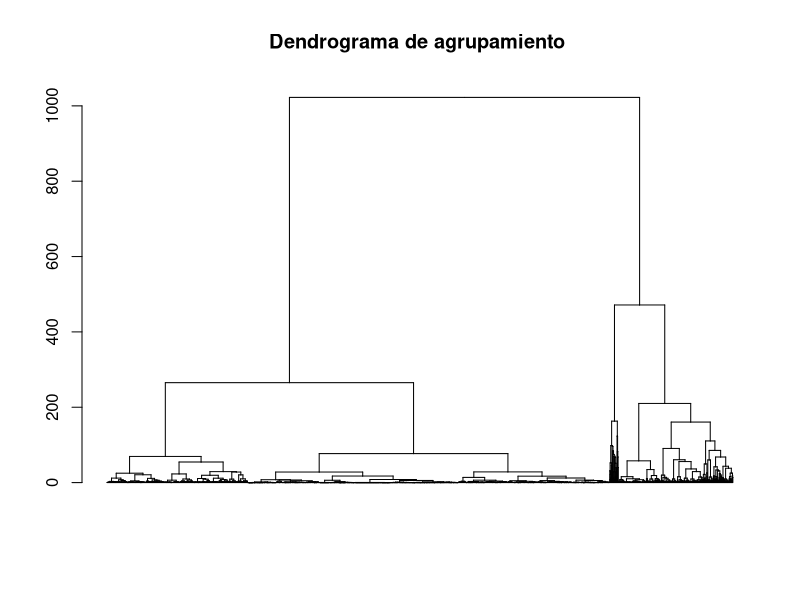
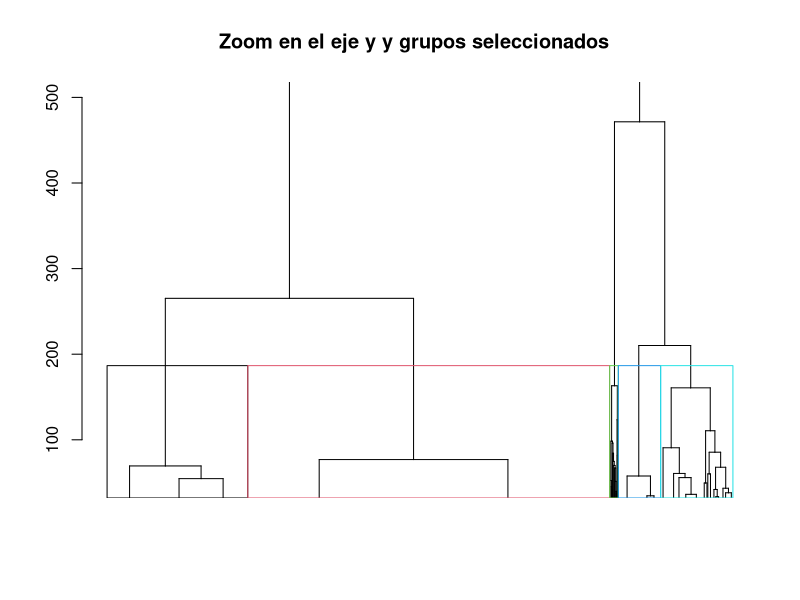
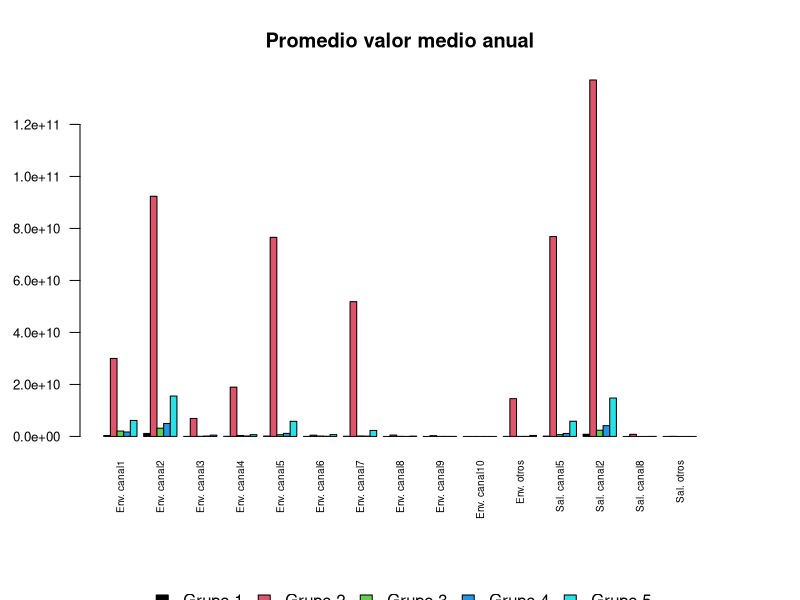
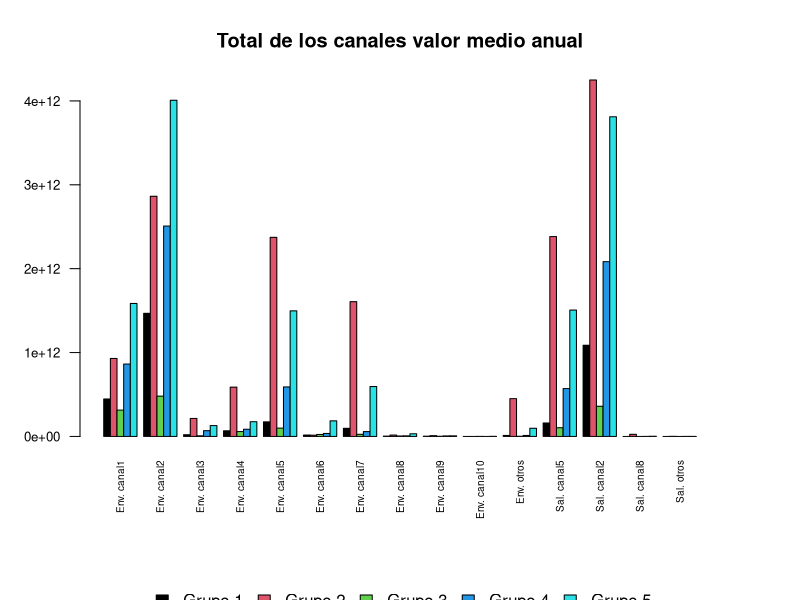
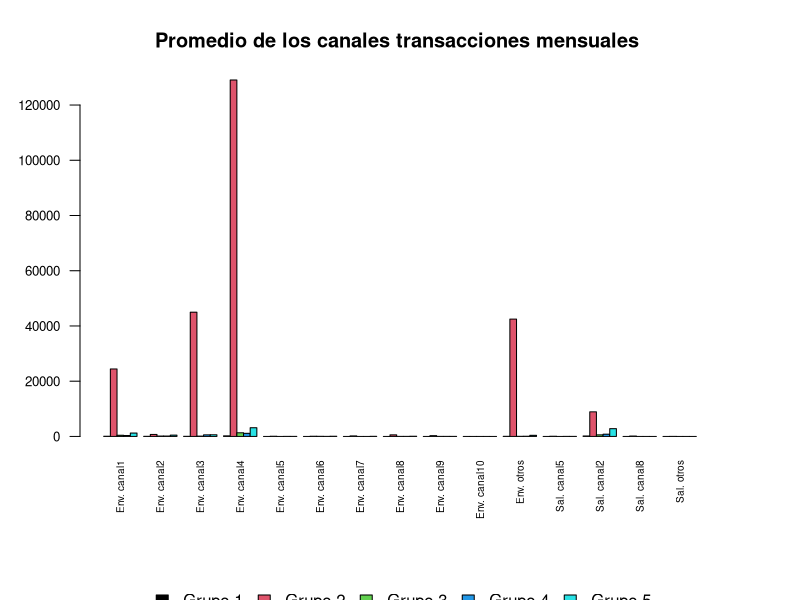
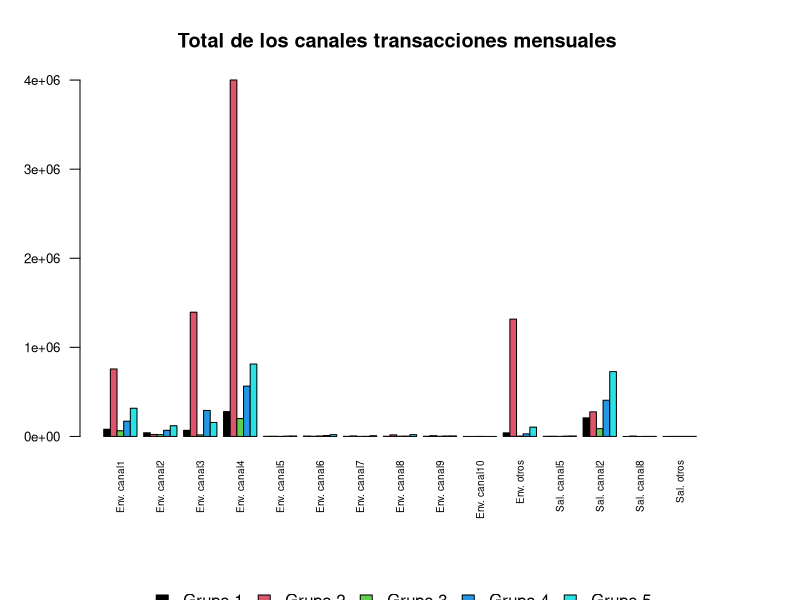
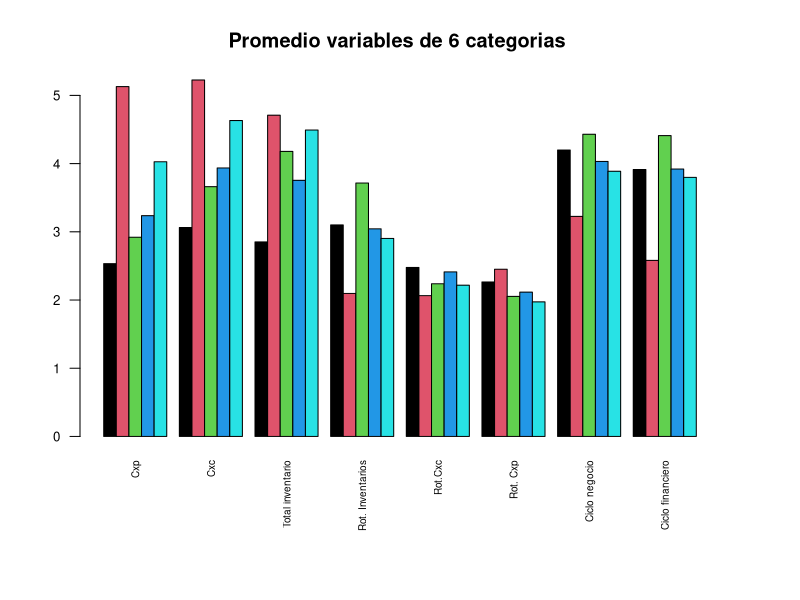
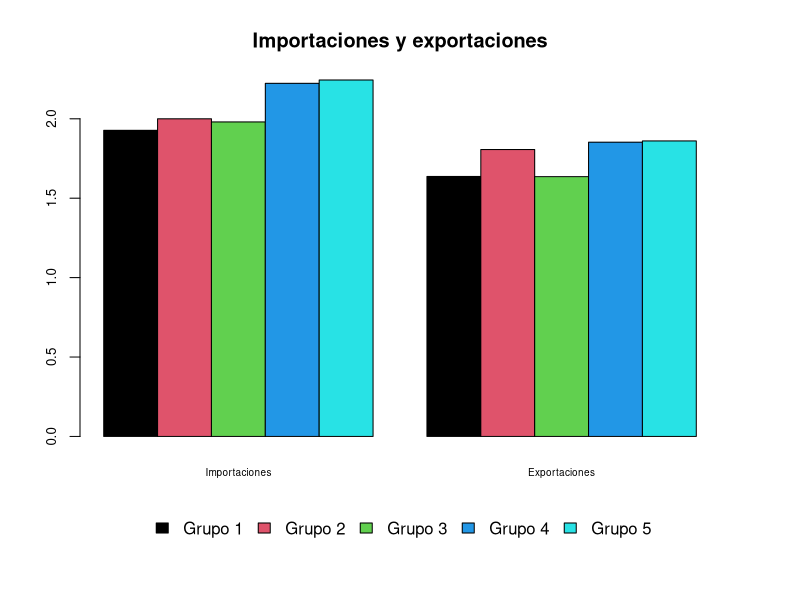

Recreate these plots in R, in order.
## ---- chunk 1
library(scales)
library(kableExtra)
library(dplyr)
library(ape)
library(ggplot2)

# Este trabajo requiere llevar a cabo un ejercicio de segmentación para una base de datos simulada que contiene información de clientes corporativos de una empresa cuyos clientes son empresas.
# 
# El trabajo de agrupamiento debe considerar dos tipos de variables:
# 
# * De comportamiento de los clientes en los diferentes canales y productos de la empresa 
# 
# * De estados financieros de los clientes 
# 
# $La\quad variable\quad nit\quad identifica\quad a\quad cada\quad cliente$
# 
# Se debe proponer una segmentación que le permita a la empresa entender mejor a sus clientes, identificar patrones de uso de productos y canales y su relación con los estados financieros

## ---- chunk 2
datos <-read.csv('../data/base_trabajo_segmentacion.csv', header = TRUE, sep = ";")
## ---- chunk 3
# | De comportamiento de los clientes canales y productos de la empresa|
# |:-------------------------------------------------------------------|
# |en: entrada                                                         |
# |vm: valor medio anual                                               |
# |tx: transacciones mensuales promedio                                |
# |sal: salida                                                         |
# 
# 
# |De estados financieros de los clientes |
# |:------------------------------------- |
# |impo_cv: [importaciones]/[compras] categorizadas|
# |expo_vt: [exportaciones]/[ventas] categorizadas|
# |cxp: [cuentas por pagar] categorizada con seis niveles|
# |cxc: [cuentas por cobrar] categorizada con seis niveles|
# |totalinventory: [valor de inventarios] categorizada con seis niveles|
# |pagos_pj: [pagos hechos a personas jurídicas]/[pagos totales]|
# |pagos_pn: [pagos hechos a personas naturales]/[pagos totales]|
# |tiene_ventas_fisicas: la empresa tiene puntos de venta físicos (1:Si, 0:No)|
# |tiene_ventas_electronicas: la empresa tiene ventas electrónicas (1:Si, 0:No)|
# |recaudos_pj: [recaudos provenientes de personas jurídicas]/[recaudos totales]|
# |recaudos_pn: [recaudos provenientes de personas naturales]/[recaudos totales]|
# |rotacion_inventarios: [rotación de inventarios en días] categorizada con seis nivel|
# |rotacion_cxc: [rotación de cuentas por pagar en días] categorizada con seis niveles
# |rotacion_cxp: [rotación de cuentas por cobrar en días] categorizada con seis nivele|
# |ciclo_negocio: [ciclo de negocio en días] categorizada con seis niveles    |
# |ciclo_financiero: [ciclo financiero en días] categorizada con seis niveles|
## ---- chunk 4
datos_num <- datos[,c(2:31)]
datos_cat<- datos[,c(32:47)]
## ---- chunk 5
canales_entrada_salida_tx<-datos_num %>% select(matches("._tx_."))
canales_entrada_salida_vm<-datos_num %>% select(matches("._vm_."))
## ---- chunk 6
#kbl(summary(canales_entrada_salida_tx[,c(1:5)])) %>% kable_styling()
## ---- chunk 7
#kbl(summary(canales_entrada_salida_tx[,c(6:10)])) %>% kable_styling()
## ---- chunk 8
#kbl(summary(canales_entrada_salida_tx[,c(11:15)])) %>% kable_styling()
## ---- chunk 9
#medias_num_tx<- colMeans(canales_entrada_salida_tx[sapply(canales_entrada_salida_tx, is.numeric)])
#barplot(medias_num_tx,las=2,cex.axis=0.8,cex.names=0.6, main = "Medias de canales entrada y salida para transacciones mensuales promedio")
## ---- chunk 10
#kbl(summary(canales_entrada_salida_vm[,c(1:5)])) %>% kable_styling()
## ---- chunk 11
#kbl(summary(canales_entrada_salida_vm[,c(6:10)])) %>% kable_styling()
## ---- chunk 12
#kbl(summary(canales_entrada_salida_vm[,c(11:15)])) %>% kable_styling()
## ---- chunk 13
#medias_num_vm<- colMeans(canales_entrada_salida_vm[sapply(canales_entrada_salida_vm, is.numeric)])
#barplot(medias_num_vm,las=2,cex.axis=0.8,cex.names=0.6, main = "Medias de canales entrada y salida valor medio")
## ---- chunk 14
datos_num_scaled <- scale(datos_num,center = TRUE, scale = TRUE)
datos_cat_scaled <- scale(datos_cat,center = TRUE, scale = TRUE)
## ---- chunk 15
D_cat <- dist(datos_cat,method="binary",diag=TRUE)
D_num <- dist(datos_num_scaled,diag=TRUE)
D_Tot <- D_cat + D_num
## ---- chunk 16
hc_euclidea_complete <- hclust(d = D_Tot, method = "complete")
hc_euclidea_average  <- hclust(d = D_Tot , method = "average")
hc_euclidea_single  <- hclust(d = D_Tot , method = "single")
hc_euclidea_ward.D  <- hclust(d = D_Tot , method = "ward.D")
hc_euclidea_centroid  <- hclust(d =D_Tot , method = "centroid")
## ---- chunk 17

grupos_complete <-     table(cutree(hc_euclidea_complete,k=10))
grupos_average  <-    table(cutree(hc_euclidea_average ,k=10))
grupos_single  <-    table(cutree(hc_euclidea_single  ,k=10))
grupos_ward.D  <-    table(cutree(hc_euclidea_ward.D,k=10))
grupos_centroid  <-    table(cutree(hc_euclidea_centroid,k=10))

## ---- chunk 18
kbl(cbind(grupos_complete,grupos_average,
          grupos_single,grupos_ward.D,
          grupos_centroid), col.names = c("Grupos Complete", "Grupos Average",
                                          "Grupos Single", "Grupos Ward","Grupos Centroid"),
    caption = "Distribución de los primeros 10 grupos") %>% kable_styling()
## ---- chunk 19
cluster_jerar <- hclust(D_Tot,method = "ward.D") 
## ---- chunk 20
hcd <- as.dendrogram(cluster_jerar)
plot(hcd, cex = 0.6, leaflab = "none",main = "Dendrograma de agrupamiento ")
## ---- chunk 21
plot(hcd, ylim = c(50, 500),leaflab = "none",main = "Zoom en el eje y y grupos seleccionados  ")
rect.hclust(cluster_jerar, k = 5, border = 1:5)
## ---- chunk 22
grupos_selec<- table(cutree(cluster_jerar,k=5))
kbl(grupos_selec,caption = "Numero de muestras por grupo",col.names=c("Numeros de grupos","Cantidad de muestras")) %>% kable_styling()
## ---- chunk 23

#Todas las funciones reciben los parametros de :

#Num_group = Numero de grupos
#operative = Tipo de operacion que se aplica a cada columna 
#nombre_grafica = Nombre del titulo de la grafica 

# la funcion toma los parametros y aplica la funcion a cada colmna por grupos y enrtega barplot de la operacion segmentada por grupos y columna 
# todas las funciones se generan de la misma forma , cambiando el tipo de variable permitiendo aplicar diferentes funciones a distintos grupos 

grafica_grupos_num_vm<-function(Num_group,operative,nombre_grafica="Grafica valor medio anual"){
  
  etiqueta_grupo<- cutree(cluster_jerar,k=Num_group)
  
  group_function<- aggregate(cbind(en_vm_canal1,en_vm_canal2 ,en_vm_canal3,
                              en_vm_canal4,en_vm_canal5,en_vm_canal6,
                              en_vm_canal7,en_vm_canal8,en_vm_canal9,
                              en_vm_canal10,en_vm_otros ,sal_vm_canal5,
                              sal_vm_canal2, sal_vm_canal8,sal_vm_otros)~etiqueta_grupo,
                        data=datos,FUN=operative)
  
  df_group_function<-data.frame(t(group_function[-1]))
    
  names = c("Env. canal1","Env. canal2" ,"Env. canal3",
                              "Env. canal4","Env. canal5","Env. canal6",
                              "Env. canal7","Env. canal8","Env. canal9",
                             " Env. canal10","Env. otros" ,"Sal. canal5",
                              "Sal. canal2", "Sal. canal8","Sal. otros")
  par(mar=c(8,4,4,4))
  
  return(barplot(t(as.matrix(df_group_function)),
                 names.arg=names[1:15],las=2,cex.axis=0.8,cex.names=0.6,
                 col = 1:Num_group,
                 legend = paste("Grupo", 1:Num_group),
                 args.legend = list(bty = "n", x= "bottom", inset = -0.5, ncol = 5),
                 beside=TRUE, main =  nombre_grafica))
         
}
## ---- chunk 24
grafica_grupos_num_tx<-function(Num_group,operative,nombre_grafica="Grafica transacciones mensuales"){
  
  etiqueta_grupo<- cutree(cluster_jerar,k=Num_group)
  
  group_function<- aggregate(cbind(en_tx_canal1, en_tx_canal2,en_tx_canal3,en_tx_canal4,
                              en_tx_canal5 , en_tx_canal6,en_tx_canal7,en_tx_canal8,
                              en_tx_canal9,en_tx_canal10,en_tx_otros,
                              sal_tx_canal5,sal_tx_canal2,
                              sal_tx_canal8,sal_tx_otros)~etiqueta_grupo,
                        data = datos, FUN = operative)
  
  df_group_function<-data.frame(t(group_function[-1]))
    
  names = c("Env. canal1","Env. canal2" ,"Env. canal3",
                              "Env. canal4","Env. canal5","Env. canal6",
                              "Env. canal7","Env. canal8","Env. canal9",
                             " Env. canal10","Env. otros" ,"Sal. canal5",
                              "Sal. canal2", "Sal. canal8","Sal. otros")
  par(mar=c(8,4,4,4))
  
  return(barplot(t(as.matrix(df_group_function)),
                 names.arg=names[1:15],las=2,cex.axis=0.8,cex.names=0.6,
                 col = 1:Num_group,
                 legend = paste("Grupo", 1:Num_group),
                 args.legend = list(bty = "n", x = "bottom", inset = -0.5, ncol = 5),
                 beside = TRUE, main = nombre_grafica))
         
}
## ---- chunk 25
grafica_grupos_cat_impo_expo<-function(Num_group, operative, nombre_grafica = "Importaciones y exportaciones"){
  
  etiqueta_grupo<- cutree(cluster_jerar,k=Num_group)
  
  group_function<- aggregate(cbind(impo_cv,expo_vt)~etiqueta_grupo,
                        data = datos, FUN = operative)
  
  df_group_function<-data.frame(t(group_function[-1]))
  
  names = c("Importaciones","Exportaciones")
  par(mar=c(8,4,4,4))
  return(barplot(t(as.matrix(df_group_function)),
                 names.arg=names[1:2],cex.axis=0.8,cex.names=0.6,
                 col = 1:Num_group,
                 legend = (paste("Grupo", 1:Num_group)),
                 args.legend = list(bty = "n", x="bottom" , inset = -0.3, ncol = 5),
                 beside = TRUE, main = nombre_grafica))
         
}
## ---- chunk 26
grafica_grupos_cat_6<-function(Num_group, operative, nombre_grafica = "categorias 6 niveles "){
  
  etiqueta_grupo<- cutree(cluster_jerar,k=Num_group)
  
  group_function<- aggregate(cbind(cxp,cxc,totalinventory,
                              rotacion_inventarios,rotacion_cxc,
                              rotacion_cxp, ciclo_negocio,ciclo_financiero)~etiqueta_grupo,
                        data = datos, FUN = operative)
  
  df_group_function<-data.frame(t(group_function[-1]))
  
  names = c("Cxp","Cxc","Total inventario",
                              "Rot. Inventarios","Rot.Cxc",
                              "Rot. Cxp", "Ciclo negocio","Ciclo financiero")
  par(mar=c(8,4,4,4))
  return(barplot(t(as.matrix(df_group_function)),
                 names.arg=names[1:8],las=2,cex.axis=0.8,cex.names=0.6,
                 col = 1:Num_group,
                 legend = (paste("Grupo", 1:Num_group)),
                 args.legend = list(bty = "n", x="bottom" , inset = -0.6, ncol = 5),
                 beside = TRUE, main = nombre_grafica))
         
}
## ---- chunk 27
grafica_grupos_cat_pagos_J_N<-function(Num_group, operative, nombre_grafica = "Pagos personas juridicas y naturales"){
  
  etiqueta_grupo<- cutree(cluster_jerar,k=Num_group)
  
  group_function<- aggregate(cbind(pagos_pj,pagos_pn)~etiqueta_grupo,
                        data = datos, FUN = operative)
  
  df_group_function<-data.frame(t(group_function[-1]))
  
  names = c("PP Juridica","PP Natural")
  par(mar=c(8,4,4,4))
  return(barplot(t(as.matrix(df_group_function)),
                 names.arg=names[1:2],cex.axis=0.8,cex.names=0.6,
                 col = 1:Num_group,
                 legend = (paste("Grupo", 1:Num_group)),
                 args.legend = list(bty = "n", x="bottom" , inset = -0.3, ncol = 5),
                 beside = TRUE, main = nombre_grafica))
         
}
## ---- chunk 28
grafica_grupos_cat_recaudos_J_N<-function(Num_group, operative, nombre_grafica = "Recaudos personas juridicas y naturales"){
  
  etiqueta_grupo<- cutree(cluster_jerar,k=Num_group)
  
  group_function<- aggregate(cbind(recaudos_pj,recaudos_pn)~etiqueta_grupo,
                        data = datos, FUN = operative)
  
  df_group_function<-data.frame(t(group_function[-1]))
  
  names = c("RP Juridica","RP Natural")
  par(mar=c(8,4,4,4))
  return(barplot(t(as.matrix(df_group_function)),
                 names.arg=names[1:2],cex.axis=0.8,cex.names=0.6,
                 col = 1:Num_group,
                 legend = (paste("Grupo", 1:Num_group)),
                 args.legend = list(bty = "n", x="bottom" , inset = -0.3, ncol = 5),
                 beside = TRUE, main = nombre_grafica))
         
}
## ---- chunk 29
grafica_grupos_cat_ventas_F_E<-function(Num_group, operative, nombre_grafica = "Ventas fisicas y electronicas"){
  
  etiqueta_grupo<- cutree(cluster_jerar,k=Num_group)
  
  group_function<- aggregate(cbind(tiene_ventas_fisicas,tiene_ventas_electronicas)~etiqueta_grupo,
                        data = datos, FUN = operative)
  
  df_group_function<-data.frame(t(group_function[-1]))
  
  names = c("Tiene V. Fisicas","Tiene V. Electronicas")
  par(mar=c(8,4,4,4))
  return(barplot(t(as.matrix(df_group_function)),
                 names.arg=names[1:2],cex.axis=0.8,cex.names=0.6,
                 col = 1:Num_group,
                 legend = (paste("Grupo", 1:Num_group)),
                 args.legend = list(bty = "n", x="bottom" , inset = -0.3, ncol = 5),
                 beside = TRUE, main = nombre_grafica))
         
}
## ---- chunk 30
grafica_grupos_num_vm(5,mean,"Promedio valor medio anual")
## ---- chunk 31
grafica_grupos_num_vm(5,sum,"Total de los canales valor medio anual")
## ---- chunk 32
grafica_grupos_num_tx(5,mean,"Promedio de los canales transacciones mensuales ")
## ---- chunk 33
grafica_grupos_num_tx(5,sum,"Total de los canales transacciones mensuales ")
## ---- chunk 34
grafica_grupos_cat_6(5,mean,"Promedio variables de 6 categorias ")
## ---- chunk 35
grafica_grupos_cat_impo_expo(5,mean)
## ---- chunk 36
grafica_grupos_cat_ventas_F_E(5,mean)
## ---- chunk 37
grafica_grupos_cat_recaudos_J_N(5,sum,"Total de los recaudos a personas juridicas y naturales")
## ---- chunk 38
grafica_grupos_cat_pagos_J_N(5,sum,"Total de los pagos a personas juridicas y naturales")
## ---- chunk 39
etiqueta_grupo<- cutree(cluster_jerar,k=5)
grupo_I <- datos[etiqueta_grupo==1,]
grupo_II <- datos[etiqueta_grupo==2,]
grupo_III <- datos[etiqueta_grupo==3,]
grupo_IV <- datos[etiqueta_grupo==4,]
grupo_V <- datos[etiqueta_grupo==5,]
## ---- chunk 40
# write.csv(grupo_I,"clasicos.csv", row.names = FALSE)
# write.csv(grupo_II,"viejos_aliados.csv", row.names = FALSE)
# write.csv(grupo_III,"productores_vieja_escuela.csv", row.names = FALSE)
# write.csv(grupo_IV,"aventureros.csv", row.names = FALSE)
# write.csv(grupo_V,"trotam.csv", row.names = FALSE)
